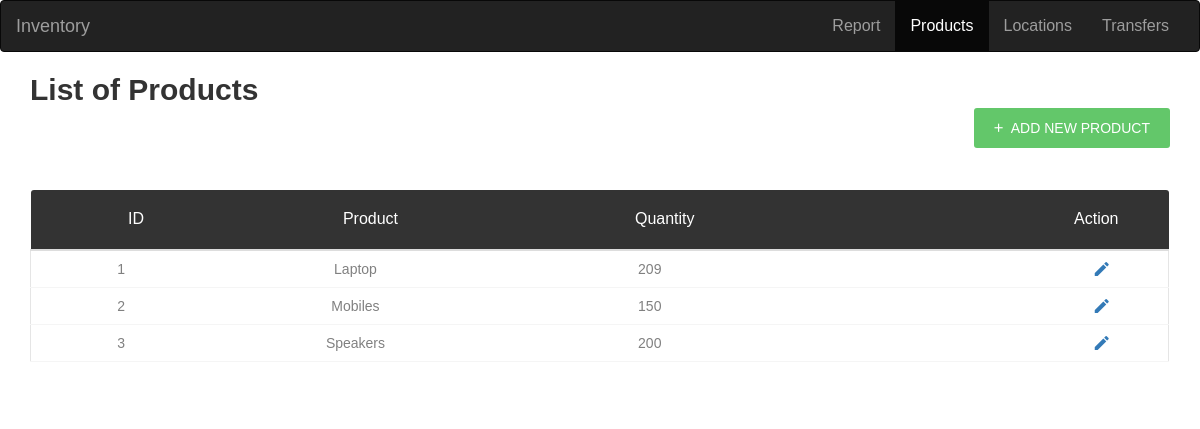
Page /products on the committed database.
### tables this page shows
CREATE TABLE product (
    prod_id INTEGER PRIMARY KEY AUTOINCREMENT,
    prod_name TEXT NOT NULL UNIQUE,
    qty INTEGER
);

### app.py (the view, shortened to what this page needs)
@app.route('/products', methods=('GET', 'POST'))
def products():
    conn = get_db_connection()
    product = conn.execute('SELECT * FROM product').fetchall()
    conn.close()
    return render_template('products.html', product=product)

### app.py (called while the page is built)
def get_db_connection():
    conn = sqlite3.connect('database.db')
    conn.row_factory = sqlite3.Row
    return conn

### templates/products.html (shortened to what this page needs)
{% extends 'base.html' %}
{% block content %}
<nav class="navbar navbar-inverse">
    <div class="container-fluid">
        <div class="navbar-header">
            <a class="navbar-brand" href="#">Inventory</a>
        </div>
        <ul class="nav navbar-nav" style="float:right">
            <li class=" nav-item"><a href="/">Report</a></li>
            <li class="active"><a class="nav-item" href="products">Products</a></li>
            <li><a class="nav-item" href="locationn">Locations</a></li>
            <li><a class="nav-item" href="transfers">Transfers</a></li>
        </ul>
    </div>
</nav>
<div class="container">
    <h2> List of Products</h2>
    <div style="float:right">
        <a href="#addModal" class="au-btn au-btn-icon au-btn--green au-btn--small" data-toggle="modal"><i
                class="zmdi zmdi-plus"></i> <span>Add New Product</span></a>
    </div>
    <br>
    <br>
    <div class="row m-t-30">
        <div class="col-md-12">
            <div class="table-responsive m-b-40">
                <table class="table table-borderless table-data3">
                    <thead>
                        <tr>
                            <th  style="text-align: center;">ID</th>
                            <th style="text-align: center;">Product</th>
                            <th style="text-align: center;">Quantity</th>
                            <th>Action</th>
                        </tr>
                    </thead>
                    <tbody>
                        {% for i in product %}
                        <tr>
                            <td style="text-align: center;">{{ i['prod_id'] }}</td>
                            <td style="text-align: center;">{{ i['prod_name'] }}</td>
                            <td style="text-align: center;">{{ i['qty'] }}</td>
                            <td>
                                <a href="/{{ i['prod_name'] }}/pedit"><i class="zmdi zmdi-edit zmdi-hc-lg"
                                        data-toggle="tooltip" title="Edit"> &nbsp;</i> </a>
                            </td>
                        </tr>
                        {% endfor %}
                    </tbody>
                </table>
            </div>
        </div>
    </div>
</div>
{% endblock %}

### rows in the picture
product: prod_id "1", prod_name "Laptop", qty "209"
product: prod_id "2", prod_name "Mobiles", qty "150"
product: prod_id "3", prod_name "Speakers", qty "200"
